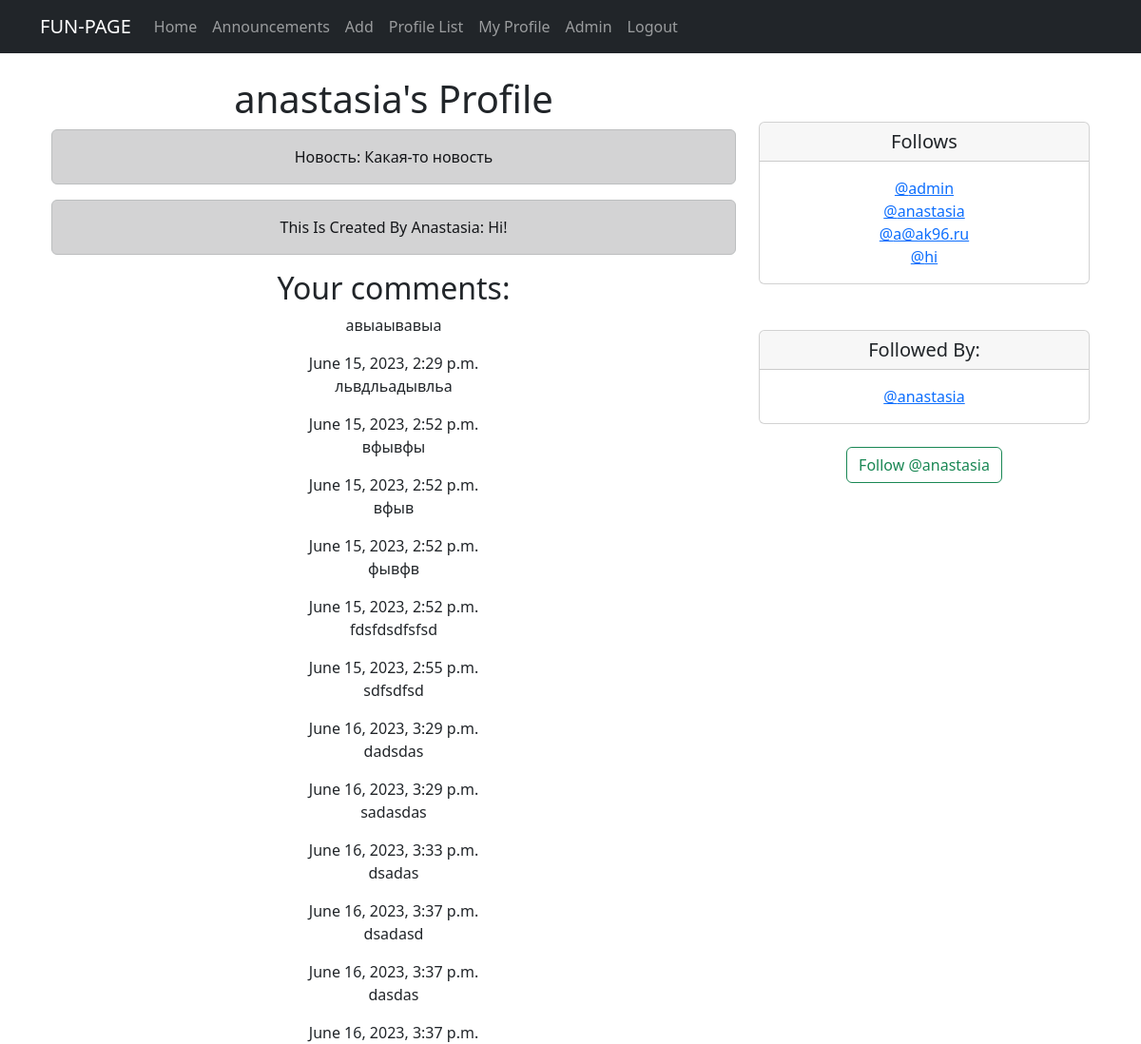
Before: /profile/2 (signed in) with the older database file.
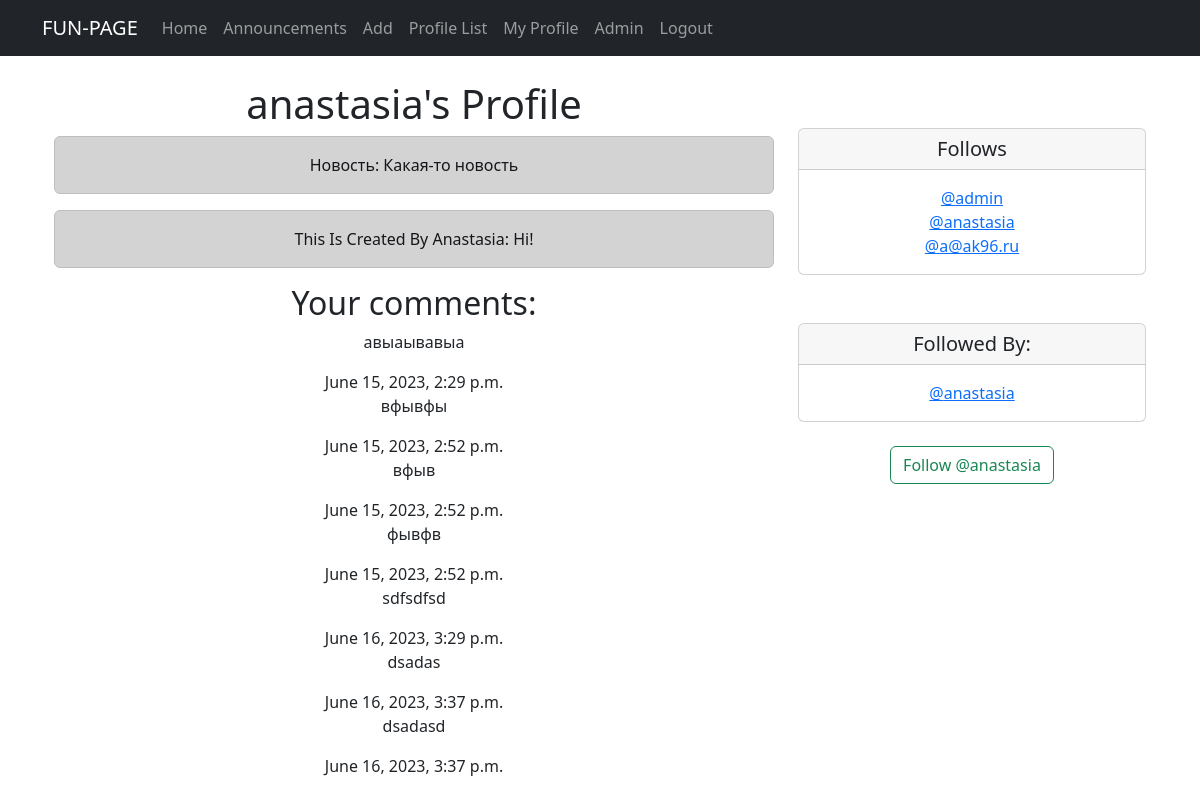
After: the same page with the newer database file.
### fun/models.py (models this page shows, shortened)
class Announcement(models.Model):
    title = models.CharField(max_length=100)
    text = models.TextField()
    category = models.ForeignKey(Category, on_delete=models.CASCADE)
    author = models.ForeignKey(User, default=1, on_delete=models.CASCADE)
    date_added = models.DateTimeField(auto_now_add=True)
    image = models.ImageField(upload_to='images/', null=True, blank=True)
    video = models.FileField(upload_to='videos/', null=True, blank=True)
    likes = models.ManyToManyField(User, related_name="ad_like", blank=True)
    def __str__(self):
        return f'{self.title.title()}: {self.text[:20]}'

class Comment(models.Model):
    user = models.ForeignKey(User, on_delete=models.CASCADE)
    date = models.DateTimeField(auto_now_add=True)
    announcement = models.ForeignKey('Announcement', on_delete=models.CASCADE)
    content = models.TextField()

class Profile(models.Model):
    user = models.OneToOneField(User, on_delete=models.CASCADE)
    follows = models.ManyToManyField("self",
                                     related_name="followed_by",
                                     symmetrical=False,
                                     blank=True)
    date_modified = models.DateTimeField(User, auto_now=True)
    comments = models.ManyToManyField(Comment,
                                       related_name="commented_by",
                                       blank=True)
    def __str__(self):
        return self.user.username

### fun/views.py (the view, shortened to what this page needs)
# urls.py: path('profile/<int:pk>', views.profile, name='profile'),
def profile(request, pk):
    if request.user.is_authenticated:
        profile = Profile.objects.get(user_id=pk)
        ads = Announcement.objects.filter(author_id=pk).order_by("-date_added")
        return render(request, "profile.html", {"profile": profile, "ads": ads})
    else:
        messages.success(request, ("You must be logged in to view this page."))
        return redirect('home')

### templates/profile.html (shortened to what this page needs)
{% extends 'flatpages/default.html' %}
{% block content %}
{% if profile %}
    <div class="container text-center">
     <div class="row">
       <div class="col-8">
        <h1> {{ profile.user.username }}'s Profile </h1>
           {% if ads %}
           {% for ads in ads %}
                <div class="alert alert-dark" role="alert">
                     {{ ads }}
                </div>
            {% endfor %}
           {% else %}
           <p> No announcements yet </p>
           {% endif %}
<h2>Your comments:</h2>
{% for comment in request.user.profile.comments.all %}
<div>
  <p>{{ comment.content }}</p>
  <span class="date">{{ comment.date }}</span>
</div>
{% empty %}
<p>No comments yet.</p>
{% endfor %}
     </div>
    <div class="col-4">
<br/> <br/>
     <div class="card">
    <h5 class="card-header">Follows</h5>
        <div class="card-body">
    <p class="card-text"> {% for following in profile.follows.all %}
    <a href="{% url 'profile' following.user.id %}"> @{{ following }}</a><br/>
    {% endfor %}</p>
  </div>
</div>
    <br/><br/>
     <div class="card">
      <h5 class="card-header"> Followed By:</h5>
      <div class="card-body">
       <p class="card-text"> {% for following in profile.followed_by.all %}
    <a href="{% url 'profile' following.user.id %}"> @{{ following }}</a><br/>
    {% endfor %} </p>
      </div>
     </div>
        <br/>
        <form method="POST">
            {% if profile in user.profile.follows.all %}
                <button class="btn btn-outline-danger" name="follow"
                value="unfollow" type="submit"> Unfollow @{{profile.user.username|lower}}
                </button>
            {% else %}
                <button class="btn btn-outline-success" name="follow"
                value="follow" type="submit"> Follow @{{profile.user.username|lower}}
                </button>
            {% endif %}
        </form>
<br/>
{% endif %}
{% endblock content %}

Changed rows visible on the page:
removed Comment: content "львдльадывльа", date "June 15, 2023, 2:52 p.m."
removed Comment: content "fdsfdsdfsfsd", date "June 15, 2023, 2:55 p.m."
removed Comment: content "dadsdas", date "June 16, 2023, 3:29 p.m."
removed Comment: content "sadasdas", date "June 16, 2023, 3:33 p.m."
removed Comment: content "dasdas", date "June 16, 2023, 3:37 p.m."
removed Profile: user.username "hi", shown under "Follows"
